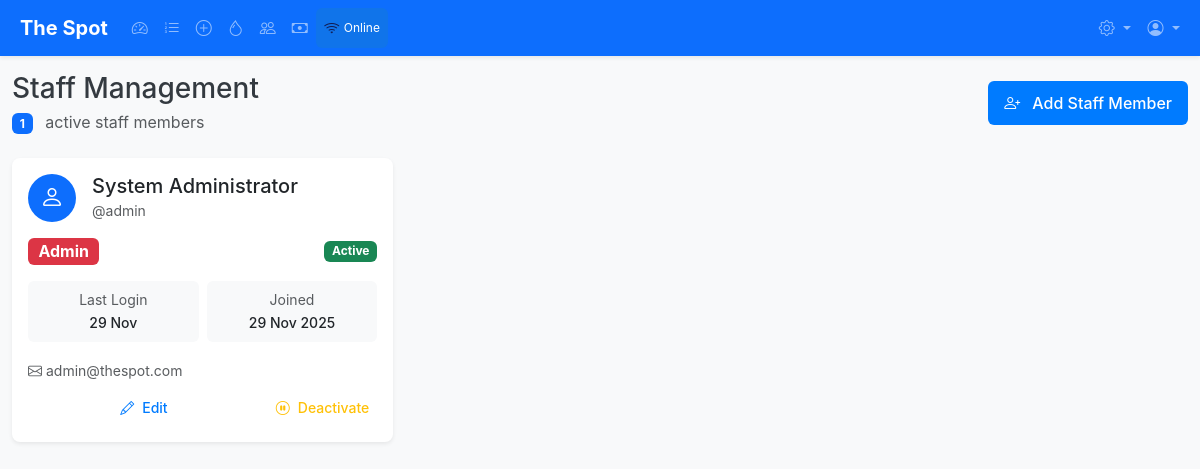
/staff (signed in), run on an earlier commit of the app's database.
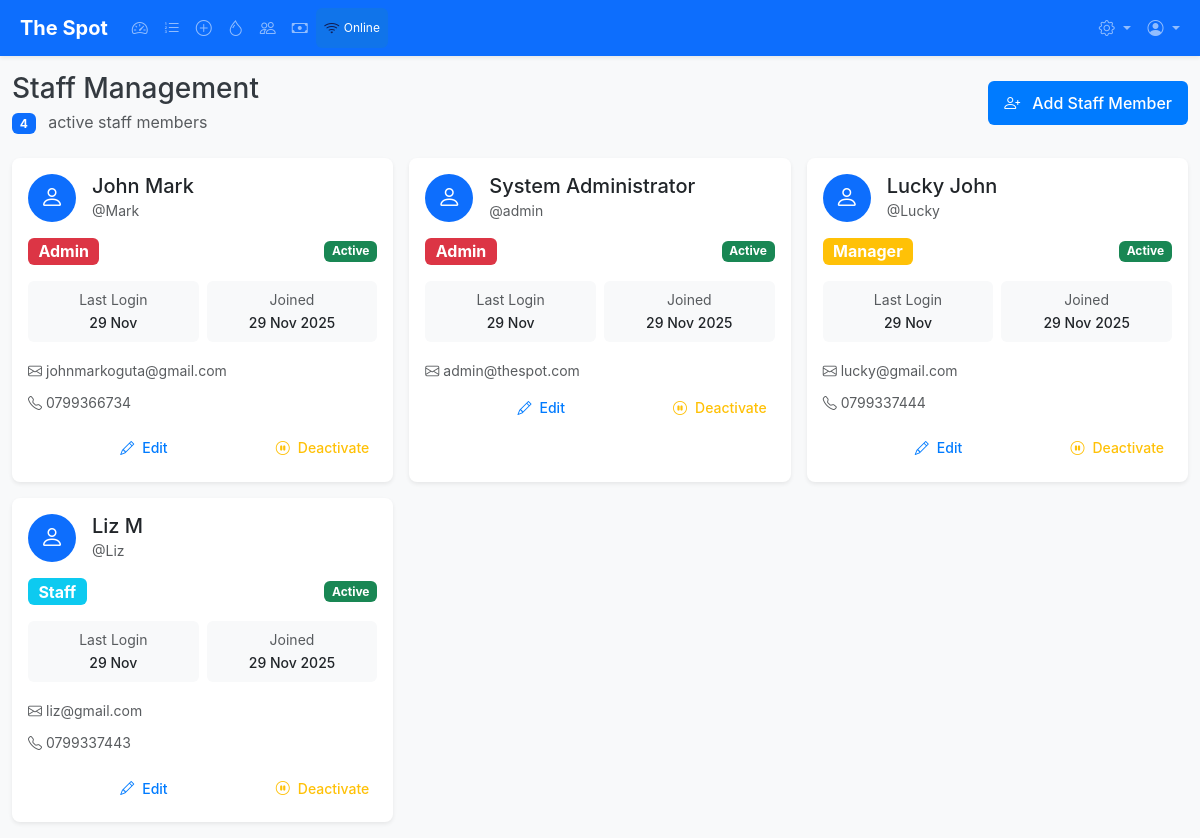
And on a later commit of the database.
### backend/app/models/user.py (models this page shows, shortened)
class User(UserMixin, db.Model):
    __tablename__ = 'users'
    id = db.Column(db.Integer, primary_key=True)
    username = db.Column(db.String(50), unique=True, nullable=False, index=True)
    password_hash = db.Column(db.String(255), nullable=False)
    full_name = db.Column(db.String(100), nullable=False)
    email = db.Column(db.String(100), unique=True, nullable=True)
    phone = db.Column(db.String(20), nullable=True)
    role = db.Column(db.Enum('admin', 'manager', 'staff', name='user_role'), nullable=False, default='staff')
    is_active = db.Column(db.Boolean, default=True, nullable=False)
    created_at = db.Column(db.DateTime, default=datetime.utcnow, nullable=False)
    last_login = db.Column(db.DateTime, nullable=True)

### backend/app/routes/main.py (the view)
@bp.route('/staff')
@login_required
def staff():
    if current_user.role not in ['admin', 'manager']:
        flash('Admin or Manager access required', 'error')
        return redirect(url_for('main.dashboard'))
    staff = User.query.filter_by(is_active=True).order_by(User.role, User.full_name).all()
    return render_template('staff/index.html', staff=staff)

### frontend/templates/staff/index.html (shortened to what this page needs)
{% extends "base.html" %}
{% block content %}
<div class="container-fluid py-3">
    <div class="row mb-4">
        <div class="col-12">
            <div class="d-flex justify-content-between align-items-center">
                <div>
                    <h1 class="h3 mb-1">Staff Management</h1>
                    <p class="text-muted mb-0">
                        <span class="badge bg-primary me-2">{{ staff|length }}</span>
                        active staff members
                    </p>
                </div>
                <button class="btn btn-primary" onclick="showAddStaffModal()">
                    <i class="bi bi-person-plus me-2"></i>Add Staff Member
                </button>
            </div>
        </div>
    </div>
    <div class="row g-3">
        {% for member in staff %}
        <div class="col-12 col-md-6 col-lg-4">
            <div class="card shadow-sm h-100">
                <div class="card-body">
                    <div class="d-flex align-items-center mb-3">
                        <div class="bg-primary text-white rounded-circle d-flex align-items-center justify-content-center me-3"
                             style="width: 48px; height: 48px;">
                            <i class="bi bi-person fs-4"></i>
                        </div>
                        <div class="flex-grow-1">
                            <h5 class="card-title mb-0">{{ member.full_name }}</h5>
                            <small class="text-muted">@{{ member.username }}</small>
                        </div>
                    </div>
                    <div class="d-flex justify-content-between align-items-center mb-3">
                        <span class="badge bg-{{ 'danger' if member.role == 'admin' else 'warning' if member.role == 'manager' else 'info' }} fs-6">
                            {{ member.role.title() }}
                        </span>
                        {% if member.is_active %}
                            <span class="badge bg-success">Active</span>
                        {% else %}
                            <span class="badge bg-secondary">Inactive</span>
                        {% endif %}
                    </div>
                    <div class="row g-2 mb-3">
                        <div class="col-6">
                            <div class="bg-light rounded p-2 text-center">
                                <small class="text-muted d-block">Last Login</small>
                                <small class="fw-medium">
                                    {% if member.last_login %}
                                        {{ member.last_login.strftime('%d %b') }}
                                    {% else %}
                                        Never
                                    {% endif %}
                                </small>
                            </div>
                        </div>
                        <div class="col-6">
                            <div class="bg-light rounded p-2 text-center">
                                <small class="text-muted d-block">Joined</small>
                                <small class="fw-medium">{{ member.created_at.strftime('%d %b %Y') }}</small>
                            </div>
                        </div>
                    </div>
                    {% if member.email %}
                    <div class="mb-2">
                        <small class="text-muted">
                            <i class="bi bi-envelope me-1"></i>{{ member.email }}
                        </small>
                    </div>
                    {% endif %}
                    {% if member.phone %}
                    <div class="mb-3">
                        <small class="text-muted">
                            <i class="bi bi-telephone me-1"></i>{{ member.phone }}
                        </small>
                    </div>
                    {% endif %}
                    <div class="d-flex gap-2">
                        <button class="btn btn-sm btn-outline-primary flex-fill"
                                onclick='editStaff({{ member.id }}, "{{ member.username }}", "{{ member.full_name }}", "{{ member.role }}", "{{ member.email or "" }}", "{{ member.phone or "" }}", {{ "true" if member.is_active else "false" }})'>
                            <i class="bi bi-pencil me-1"></i>Edit
                        </button>
                        {% if member.is_active %}
                        <button class="btn btn-sm btn-outline-warning"
                                onclick="toggleStaffStatus({{ member.id }}, '{{ member.full_name }}', false)">
                            <i class="bi bi-pause-circle me-1"></i>Deactivate
                        </button>
                        {% else %}
                        <button class="btn btn-sm btn-outline-success"
                                onclick="toggleStaffStatus({{ member.id }}, '{{ member.full_name }}', true)">
                            <i class="bi bi-play-circle me-1"></i>Activate
                        </button>
                        {% endif %}
                    </div>
                </div>
            </div>
        </div>
        {% endfor %}
    </div>
</div>
{% endblock %}

### frontend/templates/base.html (shortened to what this page needs)
<!DOCTYPE html>
<html lang="en" class="h-100">
<head>
    <link href="https://cdn.jsdelivr.net/npm/bootstrap@5.3.0/dist/css/bootstrap.min.css" rel="stylesheet">
    <link rel="stylesheet" href="https://cdn.jsdelivr.net/npm/bootstrap-icons@1.11.0/font/bootstrap-icons.css">
    <link rel="stylesheet" href="{{ url_for('static', filename='css/app.css') }}">
</head>
<body class="d-flex flex-column h-100">
    {% if current_user.is_authenticated %}
    <nav class="navbar navbar-expand-lg navbar-dark bg-primary sticky-top shadow-sm">
        <div class="container-fluid">
            <a class="navbar-brand d-flex align-items-center" href="{{ url_for('main.dashboard') }}">
                <span class="fw-bold">The Spot</span>
            </a>
            <div class="collapse navbar-collapse" id="navbarNav">
                <ul class="navbar-nav me-auto">
                    <li class="nav-item">
                        <a class="nav-link" href="{{ url_for('main.dashboard') }}">
                            <i class="bi bi-speedometer2"></i>
                        </a>
                    </li>
                    <li class="nav-item">
                        <a class="nav-link" href="{{ url_for('main.queue') }}">
                            <i class="bi bi-list-ol"></i>
                        </a>
                    </li>
                    {% if current_user.role in ['admin', 'manager'] %}
                    <li class="nav-item">
                        <a class="nav-link" href="{{ url_for('main.new_order') }}">
                            <i class="bi bi-plus-circle"></i>
                        </a>
                    </li>
                    <li class="nav-item">
                        <a class="nav-link" href="{{ url_for('main.services') }}">
                            <i class="bi bi-droplet"></i>
                        </a>
                    </li>
                    <li class="nav-item">
                        <a class="nav-link" href="{{ url_for('main.customers') }}">
                            <i class="bi bi-people"></i>
                        </a>
                    </li>
                    <li class="nav-item">
                        <a class="nav-link" href="{{ url_for('main.payments') }}">
                            <i class="bi bi-cash"></i>
                        </a>
                    </li>
                    <div id="connectionStatus" class="connection-status online d-none d-md-flex" style="color: #121c52;">
                    </div>
                    {% endif %}
                </ul>
                <ul class="navbar-nav">
                    {% if current_user.role in ['admin', 'manager'] %}
                    <li class="nav-item dropdown">
                        <a class="nav-link dropdown-toggle" href="#" role="button" data-bs-toggle="dropdown">
                            <i class="bi bi-gear"></i>
                        </a>
                    </li>
                    {% endif %}
                    <li class="nav-item dropdown">
                        <a class="nav-link dropdown-toggle" href="#" role="button" data-bs-toggle="dropdown">
                            <i class="bi bi-person-circle"></i>
                        </a>
                    </li>
                </ul>
            </div>
        </div>
    </nav>
    {% endif %}
    <main class="flex-shrink-0">
        {% block content %}{% endblock %}
    </main>
</body>
</html>

### frontend/static/css/app.css (style rules this page uses)
:root { --spot-primary: #007bff; --spot-primary-dark: #0056b3; --spot-secondary: #6c757d; --spot-success: #28a745; --spot-success-dark: #1e7e34; --spot-warning: #ffc107; --spot-warning-dark: #d39e00; --spot-danger: #dc3545; --spot-danger-dark: #bd2130; --spot-info: #17a2b8; --spot-info-dark: #117a8b; --spot-light: #f8f9fa; --spot-dark: #343a40; --spot-white: #ffffff; --spot-gray: #6c757d; --spot-gray-light: #e9ecef; --spot-font-family: -apple-system, BlinkMacSystemFont, "Segoe UI", Roboto, "Helvetica Neue", Arial, sans-serif; --spot-font-size-sm: 0.875rem; --spot-font-size-base: 1rem; --spot-font-size-lg: 1.125rem; --spot-line-height: 1.5; --spot-spacing-xs: 0.25rem; --spot-spacing-sm: 0.5rem; --spot-spacing-md: 1rem; --spot-spacing-lg: 1.5rem; --spot-spacing-xl: 3rem; --spot-border-radius: 0.375rem; --spot-border-radius-lg: 0.5rem; --spot-border-radius-xl: 1rem; --spot-shadow-sm: 0 0.125rem 0.25rem rgba(0, 0, 0, 0.075); --spot-shadow: 0 0.5rem 1rem rgba(0, 0, 0, 0.15); --spot-shadow-lg: 0 1rem 3rem rgba(0, 0, 0, 0.175); --spot-touch-target: 44px; --spot-touch-target-lg: 52px; --spot-z-dropdown: 1000; --spot-z-sticky: 1020; --spot-z-fixed: 1030; --spot-z-modal-backdrop: 1040; --spot-z-modal: 1050; --spot-z-popover: 1060; --spot-z-tooltip: 1070; }
* { -webkit-tap-highlight-color: rgba(0, 0, 0, 0.1); -webkit-touch-callout: none; -webkit-user-select: none; -moz-user-select: none; -ms-user-select: none; user-select: text; }
body { font-family: var(--spot-font-family); font-size: var(--spot-font-size-base); line-height: var(--spot-line-height); color: var(--spot-dark); background-color: var(--spot-light); -webkit-font-smoothing: antialiased; -moz-osx-font-smoothing: grayscale; }
.navbar-brand { font-weight: 700; font-size: 1.25rem; }
.card { border: none; border-radius: var(--spot-border-radius-lg); box-shadow: var(--spot-shadow-sm); transition: transform 0.2s ease, box-shadow 0.2s ease; }
.btn { min-height: var(--spot-touch-target); padding: var(--spot-spacing-sm) var(--spot-spacing-md); font-weight: 500; border-radius: var(--spot-border-radius); transition: all 0.2s ease; border: none; display: inline-flex; align-items: center; justify-content: center; gap: var(--spot-spacing-xs); }
.btn-sm { min-height: 36px; padding: var(--spot-spacing-xs) var(--spot-spacing-sm); font-size: var(--spot-font-size-sm); }
.btn-primary { background-color: var(--spot-primary); border-color: var(--spot-primary); }
.btn-outline-primary { color: var(--spot-primary); border-color: var(--spot-primary); }

### frontend/templates/base.html (style rules this page uses)
.connection-status { display: flex; align-items: center; padding: 0.25rem 0.5rem; border-radius: 0.375rem; transition: all 0.3s ease; margin-right: 0.5rem; }
.connection-status.online { color: #28a745; background-color: rgba(40, 167, 69, 0.1); }

What changed in the data, as far as the page shows it:
added User: full_name "John Mark", username "Mark", role "Admin", is_active "Active", last_login "29 Nov", created_at "29 Nov 2025", email "johnmarkoguta@gmail.com", phone "0799366734"
added User: full_name "Lucky John", username "Lucky", role "Manager", is_active "Active", last_login "29 Nov", created_at "29 Nov 2025", email "lucky@gmail.com", phone "0799337444"
added User: full_name "Liz M", username "Liz", role "Staff", is_active "Active", last_login "29 Nov", created_at "29 Nov 2025", email "liz@gmail.com", phone "0799337443"
Also different on the page:
{{ staff|length }}: "1" → "4"
